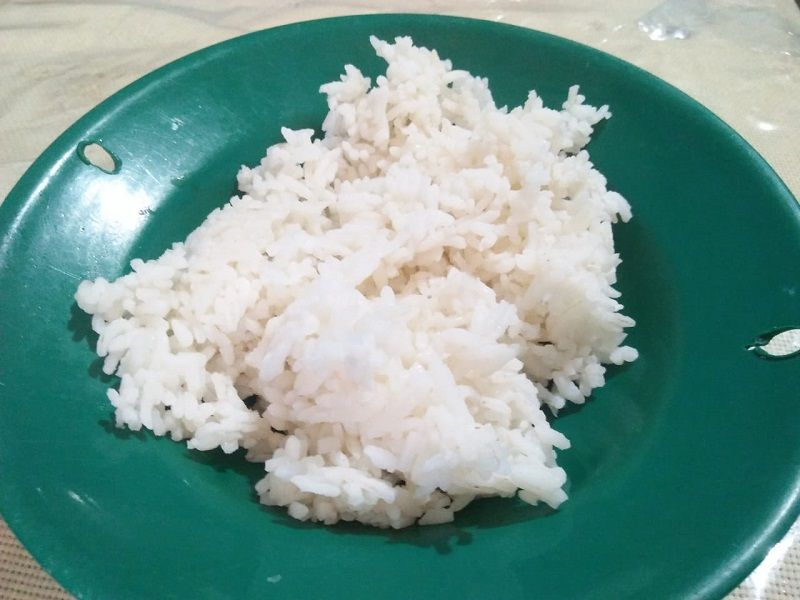
#> input picture static/nasi.jpg, 800 x 600 px, found by its file name; the run also reads 2 pictures not shown here
$ jupyter execute --allow-errors example.ipynb
#> lines starting #> are read from the running program, lines starting #| are printed output that depends on the picture; after the words box and inside, x2 and y2 are one past the last pixel; in counts of white or black regions, pixels touching at a corner belong together
[cell 1]
import numpy as np
import glob
import matplotlib.pyplot as plt
import skimage.io
import skimage.color
import skimage.filters
import cv2

[cell 2]
# load the image
image = skimage.io.imread("nasi.jpg")
#> image is the input picture: shape (600, 800, 3); mean R, G, B 117.9, 153.8, 146.1

fig, ax = plt.subplots()
plt.imshow(image)
plt.show()

[cell 3]
# convert the image to grayscale
gray_image = skimage.color.rgb2gray(image)
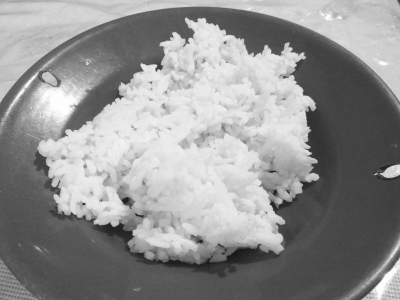
#> gray_image: shape (600, 800) float64 (shown at 1/2 size); min 0.0534, max 1, mean 0.571

# blur the image to denoise
blurred_image = skimage.filters.gaussian(gray_image, sigma=1.0)

fig, ax = plt.subplots()
plt.imshow(blurred_image, cmap="gray")
plt.show()

[cell 4]
# create a histogram of the blurred grayscale image
histogram, bin_edges = np.histogram(blurred_image, bins=256, range=(0.0, 1.0))
#> histogram = 256 values, max 9173 at index 67, min 0 at index 0, mean 1875; bin_edges = 257 values from 0 to 1

fig, ax = plt.subplots()
plt.plot(bin_edges[0:-1], histogram)
plt.title("Grayscale Histogram")
plt.xlabel("grayscale value")
plt.ylabel("pixels")
plt.xlim(0, 1.0)
plt.show()

[cell 5]
# create a mask based on the threshold
t = 0.8
binary_mask = blurred_image < t
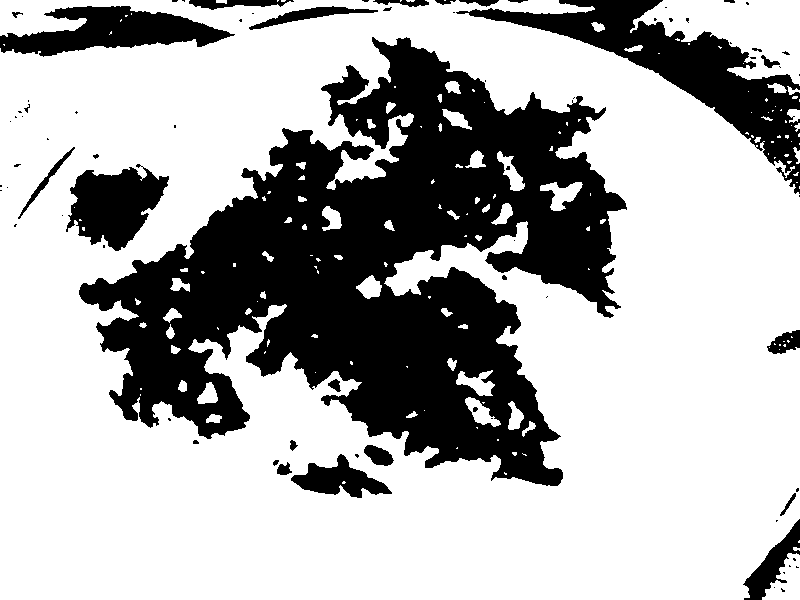
#> binary_mask: shape (600, 800) bool; 68.9% white; 78 black regions (49 under 20 px), largest, box (x1, y1, x2, y2) and area: (79, 37, 627, 486) 114425, (456, 0, 800, 194) 15266, (0, 6, 235, 57) 6308

fig, ax = plt.subplots()
plt.imshow(binary_mask, cmap="gray")
plt.show()

[cell 6]
# use the binary_mask to select the "interesting" part of the image
selection = image.copy()
selection[~binary_mask] = 0

fig, ax = plt.subplots()
plt.imshow(selection)
plt.show()

[cell 7]
fig, ax = plt.subplots()
plt.imshow(image)
plt.show()

[cell 8]
# convert the image to grayscale
gray_image = skimage.color.rgb2gray(image)

# blur the image to denoise
blurred_image = skimage.filters.gaussian(gray_image, sigma=1.0)

# show the histogram of the blurred image
histogram, bin_edges = np.histogram(blurred_image, bins=256, range=(0.0, 1.0))
fig, ax = plt.subplots()
plt.plot(bin_edges[0:-1], histogram)
plt.title("Graylevel histogram")
plt.xlabel("gray value")
plt.ylabel("pixel count")
plt.xlim(0, 1.0)
plt.show()
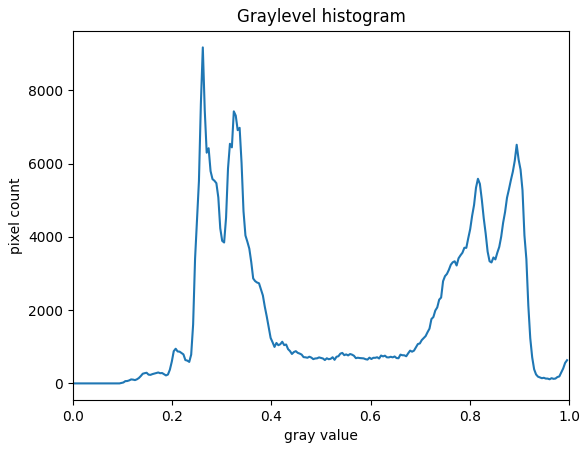
#> figure drawn by matplotlib, 1 panel; curve peaks at x = 0.262, y = 9173

[cell 9]
# perform automatic thresholding
t = skimage.filters.threshold_otsu(blurred_image)
#> t = 0.571
print("Found automatic threshold t = {}.".format(t))
#| Found automatic threshold t = 0.5711149183670479.

[cell 10]
# create a binary mask with the threshold found by Otsu's method
binary_mask = blurred_image > t
#> binary_mask: shape (600, 800) bool; 49.9% white; 46 white regions (30 under 20 px), largest, box (x1, y1, x2, y2) and area: (40, 35, 638, 510) 178108, (0, 0, 800, 206) 54619, (723, 515, 800, 600) 3084

fig, ax = plt.subplots()
plt.imshow(binary_mask, cmap="gray")
plt.show()

[cell 11]
# apply the binary mask to select the foreground
selection = image.copy()
selection[~binary_mask] = 0
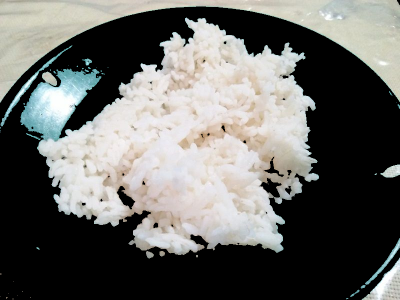
#> selection: shape (600, 800, 3) (shown at 1/2 size); mean R, G, B 104, 104, 101

fig, ax = plt.subplots()
plt.imshow(selection)
plt.show()

[cell 12]
def measure_root_mass(filename, sigma=1.0):

    # read the original image, converting to grayscale on the fly
    image = skimage.io.imread(fname=filename, as_gray=True)

    # blur before thresholding
    blurred_image = skimage.filters.gaussian(image, sigma=sigma)

    # perform automatic thresholding to produce a binary image
    t = skimage.filters.threshold_otsu(blurred_image)
    binary_mask = blurred_image > t

    # determine root mass ratio
    rootPixels = np.count_nonzero(binary_mask)
    w = binary_mask.shape[1]
    h = binary_mask.shape[0]
    density = rootPixels / (w * h)
    area=round((w*h)/78)

    return binary_mask

[cell 13]
measure_root_mass(filename="nasi.jpg", sigma=1.5)
#> in measure_root_mass, `t = skimage.filters.threshold_otsu(blurred_image)`: t = 0.569
#> in measure_root_mass, `binary_mask = blurred_image > t`:
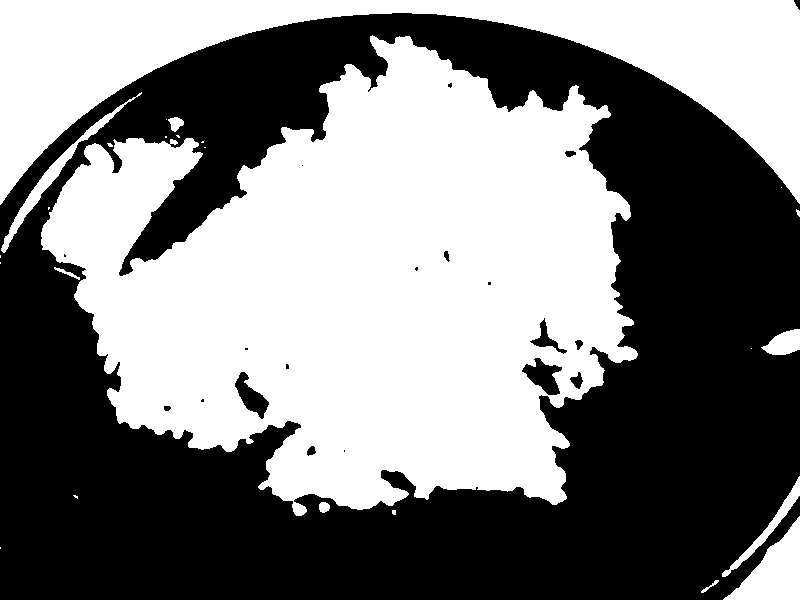
#> binary_mask: shape (600, 800) bool; 50% white; 20 black regions (9 under 20 px), largest, box (x1, y1, x2, y2) and area: (0, 13, 800, 600) 237600, (522, 358, 562, 395) 773, (235, 372, 269, 419) 696
#> in measure_root_mass, `rootPixels = np.count_nonzero(binary_mask)`: rootPixels = 240136
#> in measure_root_mass, `density = rootPixels / (w * h)`: density = 0.5

# Best Example

[cell 14]
import cv2 as cv
import numpy as np
from matplotlib import pyplot as plt
img = cv.imread('nasi.jpg',0)
# Otsu's thresholding after Gaussian filtering
blur = cv.GaussianBlur(img,(5,5),0)
ret3,th3 = cv.threshold(blur,0,255,cv.THRESH_BINARY+cv.THRESH_OTSU)
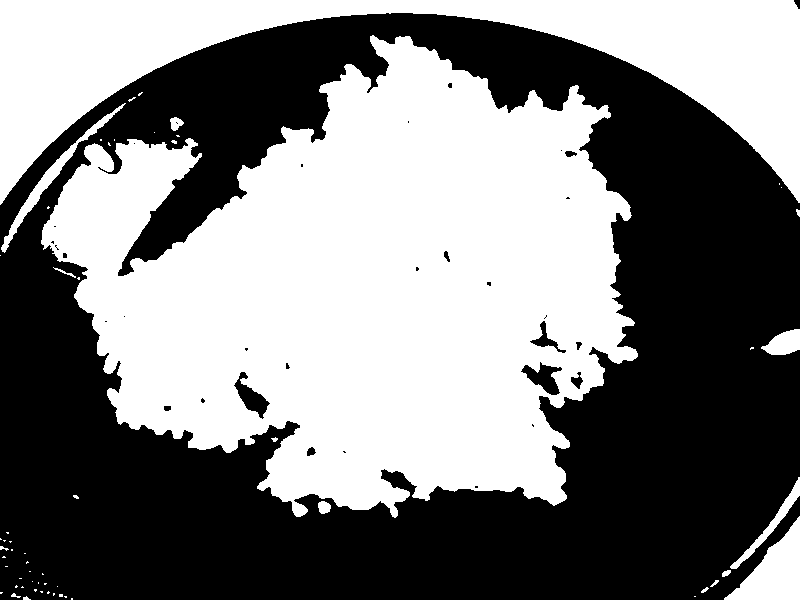
#> th3: shape (600, 800); 50% white; 33 black regions (22 under 20 px), largest, box (x1, y1, x2, y2) and area: (0, 13, 800, 600) 237743, (521, 362, 562, 395) 638, (234, 372, 270, 419) 636
#> ret3 = 142

binary_mask = th3 > 0.8

rootPixels = np.count_nonzero(binary_mask)
#> rootPixels = 240204
w = binary_mask.shape[1]
h = binary_mask.shape[0]
area=round((w*h)/78)
print(area)
#| 6154
print(ret3)
#| 142.0
print(th3)
#> (printed output is left out)

fig, ax = plt.subplots()
plt.imshow(th3, cmap="gray")
plt.show()

[cell 15]
import numpy as np
import glob
import matplotlib.pyplot as plt
import skimage.io
import skimage.color
import skimage.filters
from skimage import data, filters, measure, morphology
import cv2 as cv

class KaloriMeter:
    def segment(image_path):
        image = cv.imread(image_path, 0)

        blurred_image = cv.GaussianBlur(image, (5,5), 0)
        t = filters.threshold_otsu(blurred_image)
        binary_mask = blurred_image > t
        binary_mask = morphology.remove_small_objects(binary_mask, 50)
        binary_mask = morphology.remove_small_holes(binary_mask, 50)
        labels = measure.label(binary_mask)
        for region in measure.regionprops(labels, image):
            area = region.area
            area = area / 78
            print(round(area))


        return [binary_mask, area]

    # [5 lines left out: function calories, not called in this run]

[cell 16]
kalorimeter = KaloriMeter
a=kalorimeter.segment('nasi.jpg')
#> in segment, `t = filters.threshold_otsu(blurred_image)`: t = 142
#> in segment, `labels = measure.label(binary_mask)`:
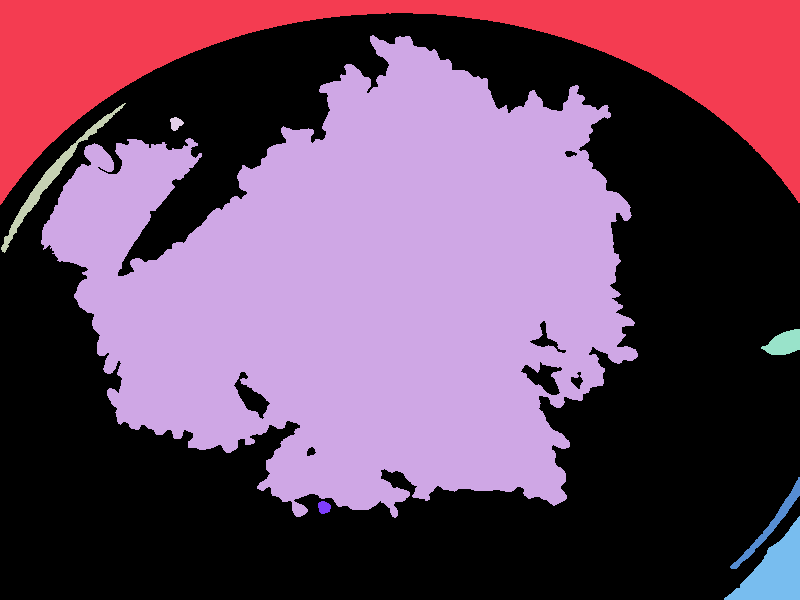
#> labels: shape (600, 800) int32; 9 distinct labels, from 0 to 8; one colour per label, 0 black
#> the loop in segment, `for region in measure.regionprops(labels, image):` made 8 passes
#> area on passes 1, 2, 8: 700.4, 2297.1, 39.49
#> (printed output is left out)
#> a = 2 items
fig, ax = plt.subplots()
plt.imshow(a[0], cmap="gray")
plt.show()

[cell 17]
from skimage.measure import find_contours
from skimage.io import imread
import matplotlib.pyplot as plt
from skimage.color import rgb2gray

kaloriMeter = KaloriMeter()
#> (the rest of this cell did not finish here and is left out)

[cell 18]
import cv2
import numpy as np

image = cv2.imread('nasi.jpg')
original = image.copy()

gray = cv2.cvtColor(image, cv2.COLOR_BGR2GRAY)
thresh = cv2.threshold(gray, 0, 255, cv2.THRESH_BINARY_INV + cv2.THRESH_OTSU)[0]
#> thresh = 141

ROI_number = 0
#> (the rest of this cell did not finish here and is left out)

[cell 19]
"""
Annotate segmentation with text
===============================
Perform a segmentation and annotate the results with
bounding boxes and text
"""
import numpy as np
from skimage import data
from skimage.filters import threshold_otsu
from skimage.segmentation import clear_border
from skimage.measure import label, regionprops_table
from skimage.morphology import closing, square, remove_small_objects
import napari


def segment(image):
    """Segment an image using an intensity threshold determined via
    Otsu's method.
    Parameters
    ----------
    image : np.ndarray
        The image to be segmented
    Returns
    -------
    label_image : np.ndarray
        The resulting image where each detected object labeled with a unique integer.
    """
    # apply threshold
    thresh = threshold_otsu(image)
    bw = closing(image > thresh, square(4))

    # remove artifacts connected to image border
    cleared = remove_small_objects(clear_border(bw), 20)

    # label image regions
    label_image = label(cleared)

    return label_image


def make_bbox(bbox_extents):
    """Get the coordinates of the corners of a
    bounding box from the extents
    Parameters
    ----------
    bbox_extents : list (4xN)
        List of the extents of the bounding boxes for each of the N regions.
        Should be ordered: [min_row, min_column, max_row, max_column]
    Returns
    -------
    bbox_rect : np.ndarray
        The corners of the bounding box. Can be input directly into a
        napari Shapes layer.
    """
    minr = bbox_extents[0]
    minc = bbox_extents[1]
    maxr = bbox_extents[2]
    maxc = bbox_extents[3]

    bbox_rect = np.array(
        [[minr, minc], [maxr, minc], [maxr, maxc], [minr, maxc]]
    )
    bbox_rect = np.moveaxis(bbox_rect, 2, 0)

    return bbox_rect


def circularity(perimeter, area):
    """Calculate the circularity of the region
    Parameters
    ----------
    perimeter : float
        the perimeter of the region
    area : float
        the area of the region
    Returns
    -------
    circularity : float
        The circularity of the region as defined by 4*pi*area / perimeter^2
    """
    circularity = 4 * np.pi * area / (perimeter ** 2)

    return circularity


# load the image and segment it
image = data.coins()[50:-50, 50:-50]
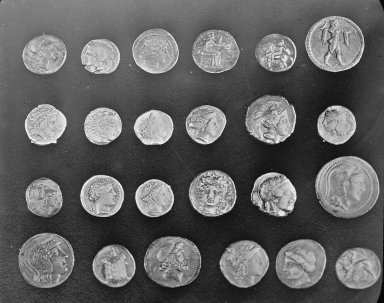
#> input picture skimage.data.coins(), 384 x 303 px
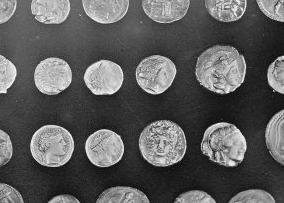
#> image: shape (203, 284); min 7, max 252, mean 91.5
label_image = segment(image)
#> in segment, `thresh = threshold_otsu(image)`: thresh = 112
#> in segment, `label_image = label(cleared)`:
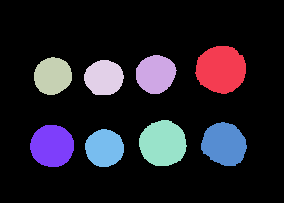
#> label_image: shape (203, 284) int32; 9 distinct labels, from 0 to 8; one colour per label, 0 black

# create the features dictionary
features = regionprops_table(
    label_image, properties=('label', 'bbox', 'perimeter', 'area')
)
#> features = 7 items
features['circularity'] = circularity(
    features['perimeter'], features['area']
)
#> in circularity, `circularity = 4 * np.pi * area / (perimeter ** 2)`: circularity = [0.865, 0.914, 0.919, 0.931, 0.889, 0.859, 0.939, 0.923]
#> (the rest of the program and of its run is left out)
